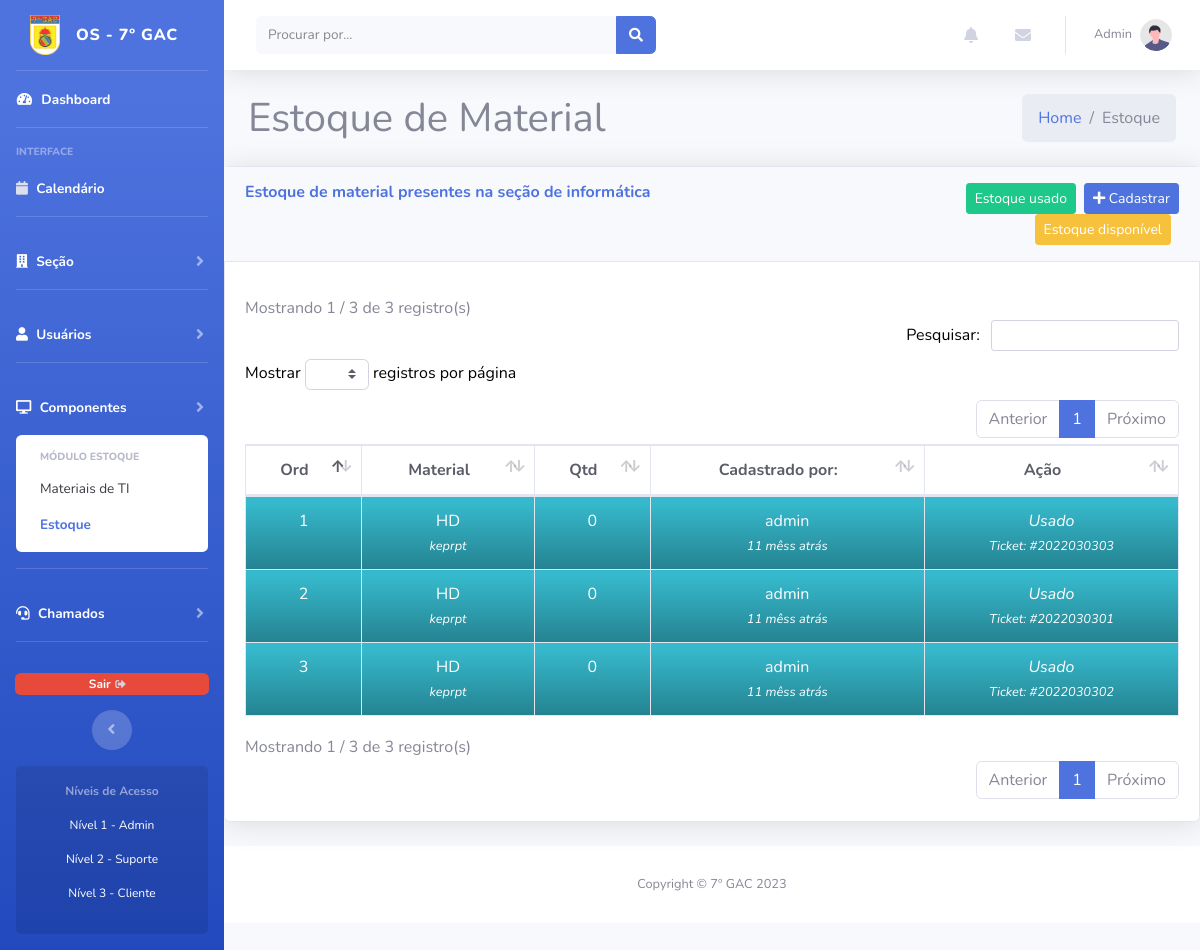
Page /admin.php?p=estoque (signed in) on the committed database.
### tables this page shows
CREATE TABLE `estoque` (
  `id_estoque` int NOT NULL,
  `id_material` int NOT NULL,
  `descricao` text,
  `qtd` int DEFAULT NULL,
  `usado` tinyint(1) NOT NULL DEFAULT '0',
  `created_at` datetime DEFAULT NULL,
  `created_by` varchar(50) DEFAULT NULL,
  `updated_at` datetime DEFAULT NULL,
  `updated_by` varchar(50) DEFAULT NULL
);

CREATE TABLE `materiais` (
  `id_material` int NOT NULL,
  `material` varchar(11) NOT NULL,
  `created_at` datetime NOT NULL,
  `created_by` varchar(100) NOT NULL,
  `updated_at` datetime DEFAULT NULL,
  `updated_by` varchar(50) DEFAULT NULL
);

CREATE TABLE `chamados` (
  `id_chamado` int NOT NULL,
  `ticket` varchar(50) NOT NULL,
  `id_user` int NOT NULL,
  `id_incidente` int NOT NULL,
  `id_equipamento` int DEFAULT NULL,
  `id_estoque` int DEFAULT NULL,
  `prioridade` varchar(50) NOT NULL,
  `descricao` text NOT NULL,
  `foto` varchar(60) DEFAULT NULL,
  `conteudo` mediumblob,
  `tipo` varchar(20) DEFAULT NULL,
  `tamanho` int UNSIGNED DEFAULT NULL,
  `alert` varchar(50) DEFAULT NULL,
  `solicitante` varchar(100) DEFAULT NULL,
  `status` varchar(50) DEFAULT NULL,
  `tecnico` varchar(50) DEFAULT NULL,
  `ip` varchar(50) DEFAULT NULL,
  `created_at` datetime NOT NULL,
  `created_by` varchar(50) NOT NULL,
  `updated_at` datetime DEFAULT NULL,
  `updated_by` varchar(50) DEFAULT NULL
);

### Model/DB.php (called while the page is built, shortened)
<?php
class DB {
    private static $conn;
    public static function conn(){
        try {
        if (is_null(self::$conn)){
            self::$conn = new \PDO('mysql:host=localhost;dbname=newos;charset=utf8', 'root', 'com123');
            self::$conn->setAttribute(\PDO::ATTR_ERRMODE, \PDO::ERRMODE_EXCEPTION);
        }
        return self::$conn;
    }catch(\PDOException $e) {
        echo 'ERROR: Error connecting to database';
    }
    }
}

### Model/Estoque.php (called while the page is built, shortened)
<?php
include_once "DB.php";
class Estoque extends DB
{
    public function listarEstoque() : array
    {
        try {
        $b = self::conn()->query("SELECT chamados.ticket, estoque.id_estoque, estoque.id_material, materiais.material, qtd, usado, estoque.descricao, estoque.created_by, estoque.created_at, estoque.updated_by, estoque.updated_at
        FROM estoque
        INNER JOIN materiais
        ON estoque.id_material = materiais.id_material
        LEFT JOIN chamados
        ON estoque.id_estoque = chamados.id_estoque
        ORDER BY estoque.id_estoque DESC
        ");
        return $b->fetchAll(\PDO::FETCH_OBJ);
        }catch(\Exception $e) {
            echo 'Erro ao listar';
        }
    }
}

### function/function.php (called while the page is built, shortened)
<?php
class Data {
    public static function ExibirTempoDecorrido($date)
    {
        $periodos = array("segundo", "minuto", "hora", "dia", "semana", "mês", "ano", "década");
        $duracao = array("60","60","24","7","4.35","12","10");
        $agora = time();
        $unix_data = strtotime($date);
        if($agora > $unix_data)
        {
            $diferenca     = $agora - $unix_data;
            $tempo         = "atrás";
        }
        else
        {
            $diferenca     = $unix_data - $agora;
            $tempo         = "agora";
        }
        for($j = 0; $diferenca >= $duracao[$j] && $j < count($duracao)-1; $j++)
        {
            $diferenca /= $duracao[$j];
        }
        $diferenca = round($diferenca);
        if($diferenca != 1)
        {
            $periodos[$j].= "s";
        }
        return "$diferenca $periodos[$j] {$tempo}";
    }
}
?>

### includes/estoque.php (the view, shortened to what this page needs)
<?php
include_once "Controller/Estoque.php";
$objEstoque = new Model\Estoque();
?>
<div class="wrapper">
    <div class="content-wrapper">
        <section class="content-header">
            <div class="container-fluid">
                <div class="row mb-2">
                    <div class="col-sm-6">
                        <h1>Estoque de Material</h1>
                    </div>
                    <div class="col-sm-6">
                        <ol class="breadcrumb float-sm-right">
                            <li class="breadcrumb-item"><a href="?p=home">Home</a></li>
                            <li class="breadcrumb-item active"><?= ucfirst($_GET['p']); ?></li>
                        </ol>
                    </div>
                </div>
            </div>
        </section>
        <div class="card shadow mb-4 content">
            <div class="card-header py-3 row">
                <div class="col-md-9">
                <h6 class="m-0 font-weight-bold text-primary">Estoque de material presentes na seção de informática</h6>&nbsp &nbsp
                </div>
                <div class="col-md-3">
                    <?php if($_SESSION['scd_perfil'] == 1) { ?>
                    <a href="?p=estoque-cadastrar" class="btn btn-primary btn-sm" style="float:right;">
                        <i class="fas fa-plus" alt="cadastrar" title="cadastrar"></i> Cadastrar
                    </a>
                    <?php } ?>
                <a href="?p=estoque-usado" class="btn btn-success btn-sm mr-2" style="float:right;">
                    Estoque usado
                </a>
                <a href="?p=estoque-disponivel" class="btn btn-warning btn-sm mr-2" style="float:right;">
                    Estoque disponível
                </a>
                </div>
            </div>
            <div class="card-body">
                <div class="table-responsive">
                    <table class="table table-striped table-bordered table-hover" id="dataTable" width="100%" cellspacing="0">
                        <thead>
                            <tr style="text-align: center;">
                                <th>Ord</th>
                                <th>Material</th>
                                <th>Qtd</th>
                                <th>Cadastrado por:</th>
                                <th>Ação</th>
                            </tr>
                        </thead>
                        <tbody>
                            <?php
                            $listar = $objEstoque->listarEstoque();
                            $count = 1;
                            foreach ($listar as $linha) {
                            ?>
                                <tr <?php if($linha->usado == 1) { ?> onclick="location.href='?p=chamados&estoque=usado&cd=<?= $linha->id_estoque; ?>'"  <?php } else {} ?> class="<?= ($linha->usado == 1 ? 'bg-gradient-info' : '')?>" style="cursor: pointer; text-align: center;color:<?= $linha->usado == 1 ? 'white' : '' ?>">
                                    <td><?= $count; ?></td>
                                    <td>
                                        <?= $linha->material; ?>
                                        <br>
                                        <small><i><?= $linha->descricao; ?></i></small>
                                    </td>
                                    <td><?= ($linha->usado == 1 ? '0' : $linha->qtd); ?></td>
                                    <td>
                                        <?= $linha->created_by; ?> <span style="color: red;"><small><i><?= ($linha->updated_by == "" ? "" : '| Alterado por: ' . $linha->updated_by) ?></i></small></span>
                                        <br>
                                        <small><i><?= Data::ExibirTempoDecorrido($linha->created_at); ?> </i></small>
                                    </td>
                                    <td>
                                        <?php if($linha->usado == 0) { ?>
                                        <a href="?p=estoque-editar&cd=<?= $linha->id_estoque; ?>" class="btn btn-primary btn-sm" style="border-radius: 50px;">
                                            <i class="far fa-edit" alt="editar" title="editar"></i>
                                        </a>
                                        <input type="hidden" name="cd" value="<?= $linha->id_estoque; ?>">
                                        <input type="hidden" name="acao" value="excluir">
                                        <?php if($_SESSION['scd_perfil'] == 1) { ?>
                                        <a class="btn btn-danger btn-sm btnDelEstoque" data-cd="<?= $linha->id_estoque; ?>" data-toggle="modal" data-target="#modalDelEstoque" href="#" style="border-radius: 50px;">
                                            <i class="far fa-trash-alt" alt="excluir" title="excluir"></i>
                                        </a>
                                        <?php } ?>
                                        <?php }else {
                                            echo '<i>Usado</i> <br>
                                        <small><i>Ticket: #'.$linha->ticket;'.</i></small>';} ?>
                                    </td>
                                </tr>
                            <?php
                                $count++;
                            }
                            ?>
                        </tbody>
                    </table>
                </div>
            </div>
        </div>
    </div>
</div>

### css/custom.css (style rules this page uses)
.table { color: #5a5c69; }

### rows in the picture
estoque: id_material.material "HD", descricao "keprpt", usado "0", created_by "admin", created_at "11 mêss atrás", chamados.ticket "2022030303"
estoque: id_material.material "HD", descricao "keprpt", usado "0", created_by "admin", created_at "11 mêss atrás", chamados.ticket "2022030301"
estoque: id_material.material "HD", descricao "keprpt", usado "0", created_by "admin", created_at "11 mêss atrás", chamados.ticket "2022030302"

### other values in the picture
$_SESSION['scd_user'] "Admin"
$_GET['p'] "Estoque"
